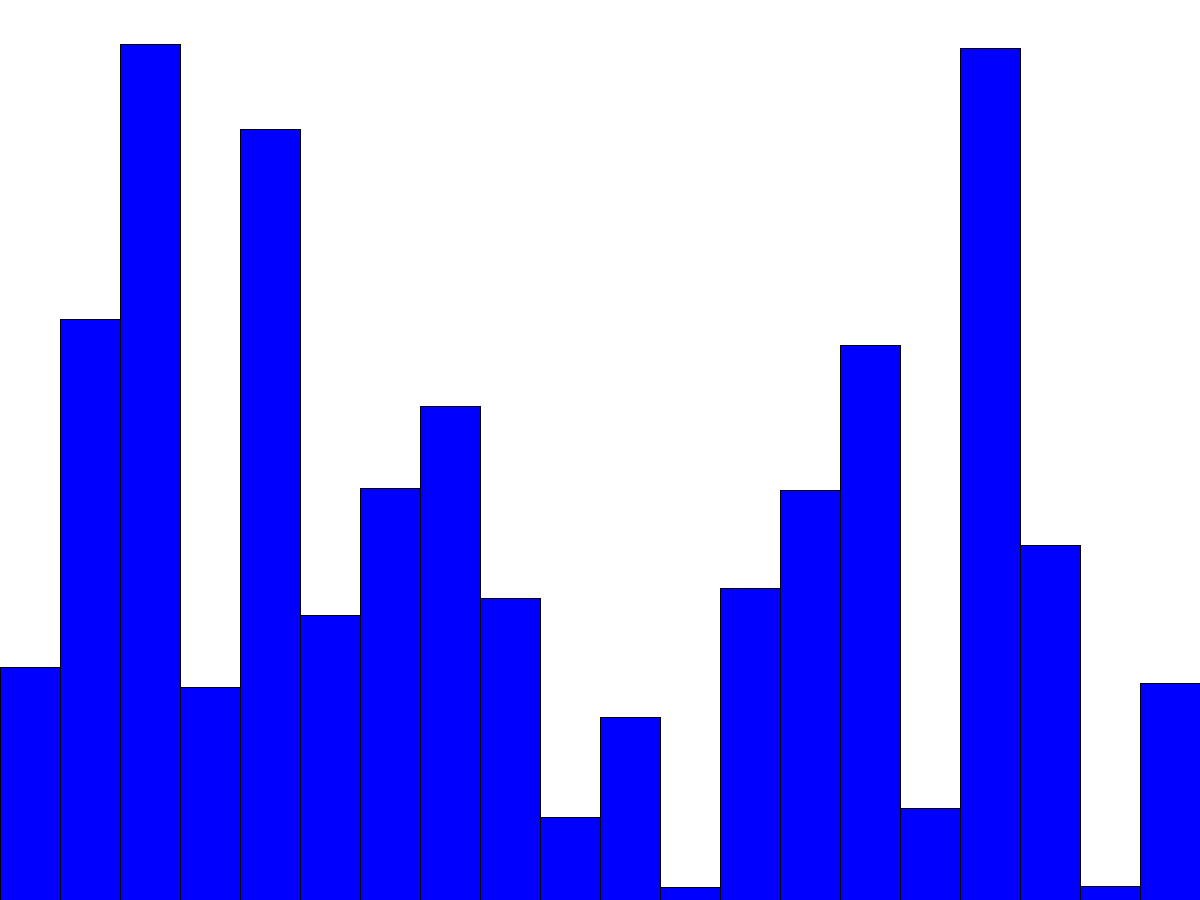
Frame 1 (no input)
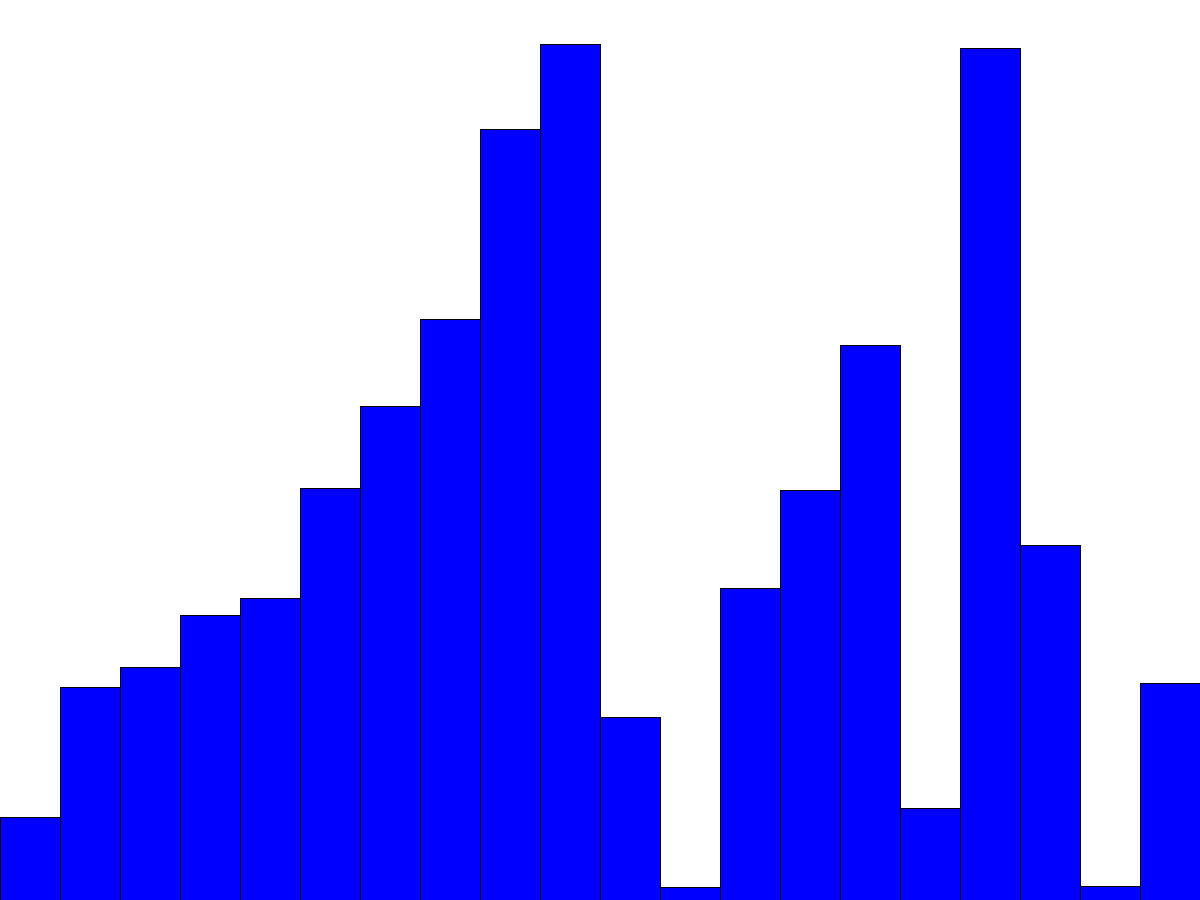
Frame 60 (the mouse pressed at the canvas centre just before this capture)
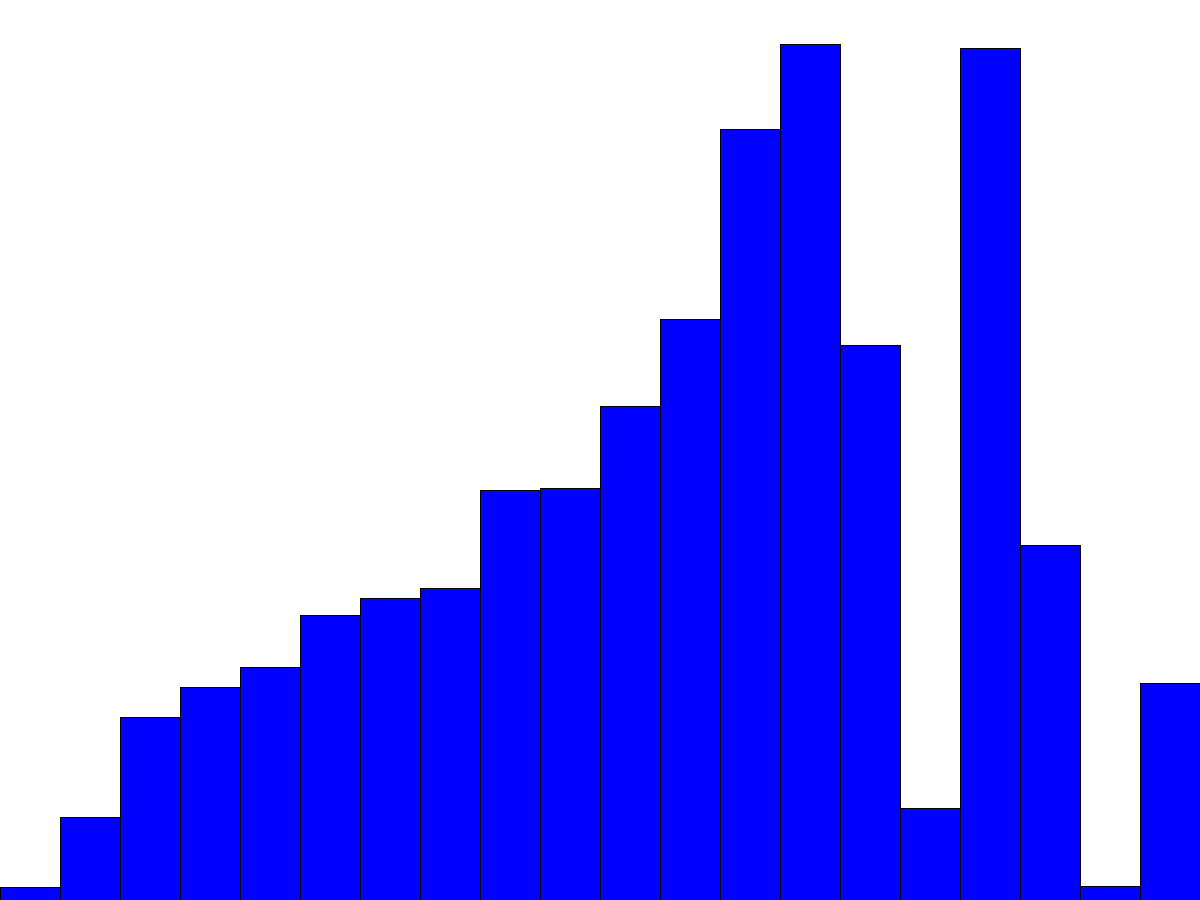
Frame 120 (the mouse held since frame 60 and released just before this capture)

The Processing sketch that drew these frames (run headless with seeded random() and noise(); from frame 60 on, the mouse is pressed at the canvas centre):

// Processing sketch: GnomeSort
// ── GnomeSort.pde
//declare and init variables
//number of numbers in the array
int numNumbers =20;
//list of numbers that  I'm going to sort
int [] numbers = new int [numNumbers];
//this is probably the width of the rectangles
float rectWidth =1.0;
//this probably controls what step we're at???
int step =0;
//this should be about if the array is sorted.
boolean sorted = false;

void setup() {
  //window setup
  size(1200, 900);
  background(255);
  frameRate(10);
  //populate with random numbers up to the height of the screen
  for (int i =0; i <numbers.length; i++) {
    numbers[i] = int(random(height));
  }
  //recalculate rect width
  rectWidth = width/numNumbers;

  //call drawRect pass -1 and -1.
  drawRect(-1, -1);
}
void draw() {
  if (sorted==false) {
    gnomeSortStep();
    drawRect(-1, -1);
  } else {
    noLoop();
  }
}
void gnomeSortStep() {
  if (numbers[step] > numbers[step+1]&&sorted==false) {
    int temp = numbers[step];
    numbers[step] =numbers[step+1];
    numbers[step+1] = temp;
    if (step!=0) {
      step--;
    }
  } else {
    step++;
  }
  if (step==19) {
    sorted = true;
  }
}
//takes two args, the indexes of the rectangles being compared...
void drawRect(int a, int b) {
  background(255);
  for (int i =0; i <numbers.length; i++) {
    if (i ==a ) {
      //fill to green
      fill(0, 255, 0);
    } else if (i==b) {
      //fill to red
      fill(255, 0, 0);
    } else {
      //fill to blue
      fill(0, 0, 255);
    }
    //rectangles drawn from bottom of screen up.
    //note the height is negative... this still works...
    rect(i*rectWidth, height, rectWidth, -numbers[i]);
  }
}
